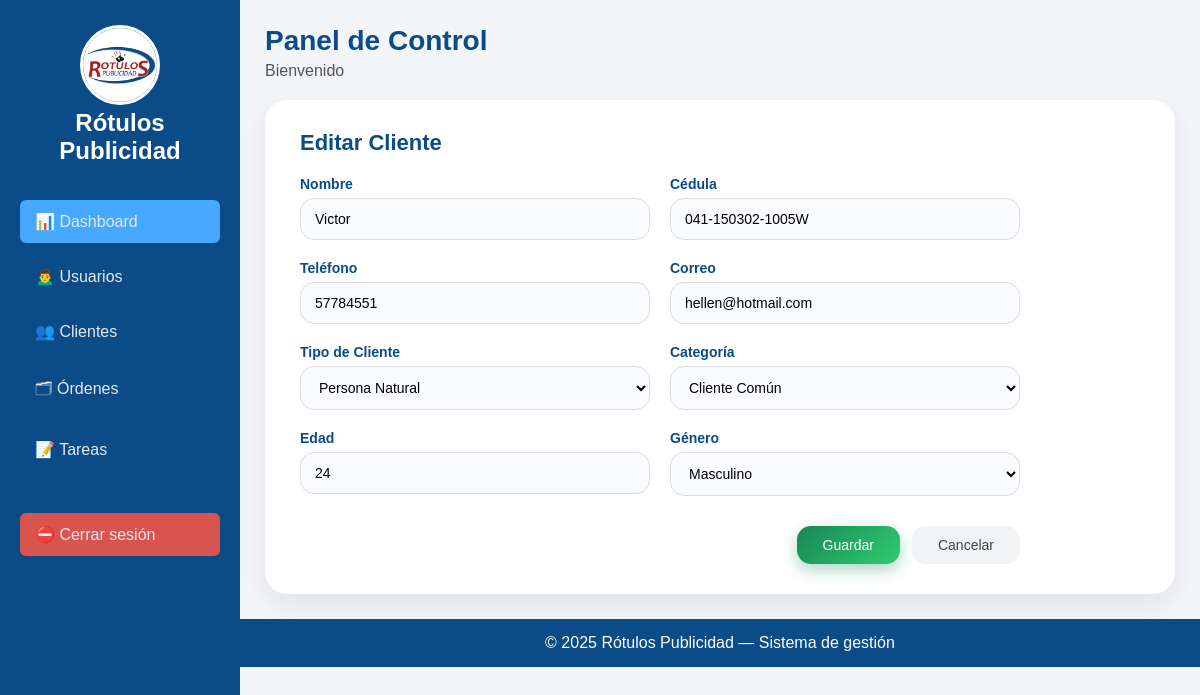
/clientes/editar/1/ (signed in), run on the app's committed database.
### appR/models.py (models this page shows, shortened)
class Cliente(models.Model):
    nombre = models.CharField(max_length=150)
    cedula = models.CharField(max_length=30, unique=True)
    telefono = models.CharField(max_length=20)
    correo = models.EmailField()
    tipo_cliente = models.CharField(max_length=20, choices=TIPO_CLIENTE)
    categoria = models.CharField(max_length=20, choices=CATEGORIA)
    edad = models.PositiveIntegerField()
    genero = models.CharField(max_length=1, choices=GENERO)

### appR/views.py (the view)
# urls.py: path("clientes/editar/<int:id>/", views.cliente_editar, name="cliente_editar"),
@login_required(login_url='login')
def cliente_editar(request, id):
    cliente = get_object_or_404(Cliente, id=id)
    if request.method == "POST":
        form = ClienteForm(request.POST, instance=cliente)
        if form.is_valid():
            form.save()
            messages.success(request, "Cliente actualizado correctamente.")
            return redirect("clientes_list")
        else:
            messages.error(request, "Error: revisa los datos.")
    else:
        form = ClienteForm(instance=cliente)
    return render(request, "appR/cliente_form.html", {
        "form": form,
        "titulo": "Editar Cliente"
    })

### appR/templates/appR/cliente_form.html (shortened to what this page needs)
{% extends "appR/dashboard_P.html" %}
{% load static %}
{% block extra_css %}
<link rel="stylesheet" href="{% static 'appR/css/form_cliente.css' %}">
{% endblock %}
{% block contenido_dashboard %}
<section class="panel">
    <div class="header-panel">
        <h2>{{ titulo }}</h2>
    </div>
    <form method="POST" class="form-panel" novalidate>
        <div class="form-group">
            <label>Nombre</label>
            {{ form.nombre }}
        </div>
        <div class="form-group">
            <label>Cédula</label>
            {{ form.cedula }}
        </div>
        <div class="form-group">
            <label>Teléfono</label>
            {{ form.telefono }}
        </div>
        <div class="form-group">
            <label>Correo</label>
            {{ form.correo }}
        </div>
        <div class="form-group">
            <label>Tipo de Cliente</label>
            {{ form.tipo_cliente }}
        </div>
        <div class="form-group">
            <label>Categoría</label>
            {{ form.categoria }}
        </div>
        <div class="form-group">
            <label>Edad</label>
            {{ form.edad }}
        </div>
        <div class="form-group">
            <label>Género</label>
            {{ form.genero }}
        </div>
        <div class="form-actions">
            <button type="submit" class="btn success">Guardar</button>
            <a href="{% url 'clientes_list' %}" class="btn danger">Cancelar</a>
        </div>
    </form>
</section>
{% endblock %}

### appR/static/appR/css/dashboard.css (style rules this page uses)
:root { --azul: #0B4B88; --azul-claro: #46A8FF; --gris: #f3f5f8; --rojo: #d9534f; --verde: #5cb85c; --amarillo: #f0ad4e; --sombra: 0 3px 10px rgba(0,0,0,.1); --radio: 14px; --trans: .3s ease; }
* { margin: 0; padding: 0; box-sizing: border-box; font-family: Poppins, Arial, sans-serif; }
body { background: var(--gris); min-height: 100vh; }

### appR/static/appR/css/form_cliente.css (style rules this page uses)
.panel { background: #ffffff; padding: 30px 35px; border-radius: 22px; box-shadow: 0 10px 30px rgba(0,0,0,0.08); margin-top: 20px; }
.header-panel h2 { font-size: 22px; font-weight: 600; color: #0B4B88; margin-bottom: 20px; }
.form-panel { max-width: 720px; display: grid; grid-template-columns: repeat(2, 1fr); gap: 20px; }
.form-group { display: flex; flex-direction: column; }
.form-group label { font-weight: 600; font-size: 14px; color: #0B4B88; margin-bottom: 6px; }
.form-group input, .form-group select { padding: 12px 14px; border-radius: 14px; border: 1px solid #dcdcdc; font-size: 14px; background: #f9fbff; transition: .25s; }
.form-actions { grid-column: span 2; display: flex; justify-content: flex-end; gap: 12px; margin-top: 10px; }
.btn { padding: 11px 26px; border-radius: 14px; font-size: 14px; font-weight: 500; text-decoration: none; cursor: pointer; transition: .3s; border: none; }
.btn.success { background: linear-gradient(135deg, #198754, #2ecc71); color: #fff; box-shadow: 0 6px 16px rgba(25,135,84,.35); }
.btn.danger { background: #f1f3f5; color: #444; }

### data on the page
Cliente: nombre "Victor", cedula "041-150302-1005W", telefono "57784551", correo "hellen@hotmail.com", tipo_cliente "Persona Natural", categoria "Cliente Común", edad "24", genero "Masculino"

### other printed values
{{ titulo }} "Editar Cliente"
